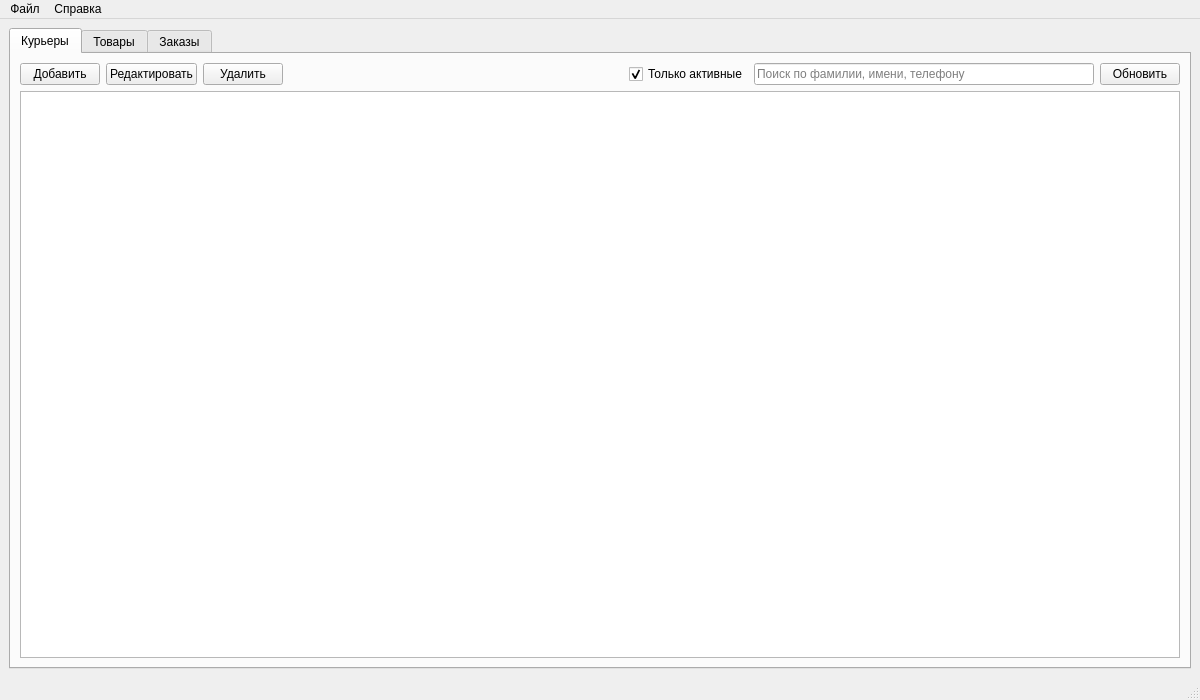
<?xml version="1.0" encoding="UTF-8"?>
<ui version="4.0">
 <class>MainWindow</class>
 <widget class="QMainWindow" name="MainWindow">
  <property name="geometry">
   <rect>
    <x>0</x>
    <y>0</y>
    <width>1200</width>
    <height>700</height>
   </rect>
  </property>
  <property name="windowTitle">
   <string>Курьер Менеджер</string>
  </property>
  <widget class="QWidget" name="centralwidget">
   <layout class="QVBoxLayout" name="verticalLayout">
    <item>
     <widget class="QTabWidget" name="tabWidget">
      <property name="currentIndex">
       <number>0</number>
      </property>
      <widget class="QWidget" name="courierTab">
       <attribute name="title">
        <string>Курьеры</string>
       </attribute>
       <layout class="QVBoxLayout" name="verticalLayout_2">
        <item>
         <layout class="QHBoxLayout" name="horizontalLayout">
          <item>
           <widget class="QPushButton" name="addCourierButton">
            <property name="text">
             <string>Добавить</string>
            </property>
           </widget>
          </item>
          <item>
           <widget class="QPushButton" name="editCourierButton">
            <property name="text">
             <string>Редактировать</string>
            </property>
           </widget>
          </item>
          <item>
           <widget class="QPushButton" name="deleteCourierButton">
            <property name="text">
             <string>Удалить</string>
            </property>
           </widget>
          </item>
          <item>
           <spacer name="horizontalSpacer">
            <property name="orientation">
             <enum>Qt::Horizontal</enum>
            </property>
            <property name="sizeHint" stdset="0">
             <size>
              <width>40</width>
              <height>20</height>
             </size>
            </property>
           </spacer>
          </item>
          <item>
           <widget class="QCheckBox" name="activeCourierCheck">
            <property name="text">
             <string>Только активные</string>
            </property>
            <property name="checked">
             <bool>true</bool>
            </property>
           </widget>
          </item>
          <item>
           <widget class="QLineEdit" name="searchCourierEdit">
            <property name="placeholderText">
             <string>Поиск по фамилии, имени, телефону</string>
            </property>
           </widget>
          </item>
          <item>
           <widget class="QPushButton" name="refreshCourierButton">
            <property name="text">
             <string>Обновить</string>
            </property>
           </widget>
          </item>
         </layout>
        </item>
        <item>
         <widget class="QTableView" name="courierTableView"/>
        </item>
       </layout>
      </widget>
	<widget class="QWidget" name="productTab">
	 <attribute name="title">
	  <string>Товары</string>
	 </attribute>
	 <layout class="QVBoxLayout" name="verticalLayout_3">
	  <item>
	   <layout class="QHBoxLayout" name="horizontalLayout_2">
	    <item>
	     <widget class="QPushButton" name="addProductButton">
	      <property name="text">
	       <string>Добавить</string>
	      </property>
	     </widget>
	    </item>
	    <item>
	     <widget class="QPushButton" name="editProductButton">
	      <property name="text">
	       <string>Редактировать</string>
	      </property>
	     </widget>
	    </item>
	    <item>
	     <widget class="QPushButton" name="deleteProductButton">
	      <property name="text">
	       <string>Удалить</string>
	      </property>
	     </widget>
	    </item>
	    <item>
	     <spacer name="horizontalSpacer_2">
	      <property name="orientation">
	       <enum>Qt::Horizontal</enum>
	      </property>
	      <property name="sizeHint" stdset="0">
	       <size>
		<width>40</width>
		<height>20</height>
	       </size>
	      </property>
	     </spacer>
	    </item>
	    <item>
	     <widget class="QLineEdit" name="searchProductEdit">
	      <property name="placeholderText">
	       <string>Поиск по названию, описанию, артикулу</string>
	      </property>
	     </widget>
	    </item>
	    <item>
	     <widget class="QPushButton" name="refreshProductButton">
	      <property name="text">
	       <string>Обновить</string>
	      </property>
	     </widget>
	    </item>
	   </layout>
	  </item>
	  <item>
	   <widget class="QTableView" name="productTableView"/>
	  </item>
	 </layout>
	</widget>
	<widget class="QWidget" name="orderTab">
	 <attribute name="title">
	  <string>Заказы</string>
	 </attribute>
	 <layout class="QVBoxLayout" name="verticalLayout_4">
	  <item>
	   <layout class="QHBoxLayout" name="horizontalLayout_3">
	    <item>
	     <widget class="QPushButton" name="addOrderButton">
	      <property name="text">
	       <string>Добавить</string>
	      </property>
	     </widget>
	    </item>
	    <item>
	     <widget class="QPushButton" name="editOrderButton">
	      <property name="text">
	       <string>Редактировать</string>
	      </property>
	     </widget>
	    </item>
	    <item>
	     <widget class="QPushButton" name="deleteOrderButton">
	      <property name="text">
	       <string>Удалить</string>
	      </property>
	     </widget>
	    </item>
	    <item>
	     <spacer name="horizontalSpacer_3">
	      <property name="orientation">
	       <enum>Qt::Horizontal</enum>
	      </property>
	      <property name="sizeHint" stdset="0">
	       <size>
		<width>40</width>
		<height>20</height>
	       </size>
	      </property>
	     </spacer>
	    </item>
	    <item>
	     <widget class="QComboBox" name="statusFilterCombo">
	      <item>
	       <property name="text">
		<string>Все статусы</string>
	       </property>
	      </item>
	      <item>
	       <property name="text">
		<string>новый</string>
	       </property>
	      </item>
	      <item>
	       <property name="text">
		<string>в обработке</string>
	       </property>
	      </item>
	      <item>
	       <property name="text">
		<string>собирается</string>
	       </property>
	      </item>
	      <item>
	       <property name="text">
		<string>готов к отправке</string>
	       </property>
	      </item>
	      <item>
	       <property name="text">
		<string>в пути</string>
	       </property>
	      </item>
	      <item>
	       <property name="text">
		<string>доставлен</string>
	       </property>
	      </item>
	      <item>
	       <property name="text">
		<string>отменен</string>
	       </property>
	      </item>
	     </widget>
	    </item>
	    <item>
	     <widget class="QLineEdit" name="searchOrderEdit">
	      <property name="placeholderText">
	       <string>Поиск по заказчику, телефону, адресу</string>
	      </property>
	     </widget>
	    </item>
	    <item>
	     <widget class="QPushButton" name="refreshOrderButton">
	      <property name="text">
	       <string>Обновить</string>
	      </property>
	     </widget>
	    </item>
	   </layout>
	  </item>
	  <item>
	   <widget class="QTableView" name="orderTableView"/>
	  </item>
	 </layout>
	</widget>
     </widget>
    </item>
   </layout>
  </widget>
  <widget class="QMenuBar" name="menubar">
   <property name="geometry">
    <rect>
     <x>0</x>
     <y>0</y>
     <width>1200</width>
     <height>22</height>
    </rect>
   </property>
   <widget class="QMenu" name="menuFile">
    <property name="title">
     <string>Файл</string>
    </property>
   </widget>
   <widget class="QMenu" name="menuHelp">
    <property name="title">
     <string>Справка</string>
    </property>
   </widget>
   <addaction name="menuFile"/>
   <addaction name="menuHelp"/>
  </widget>
  <widget class="QStatusBar" name="statusbar"/>
 </widget>
 <resources/>
 <connections/>
</ui>
